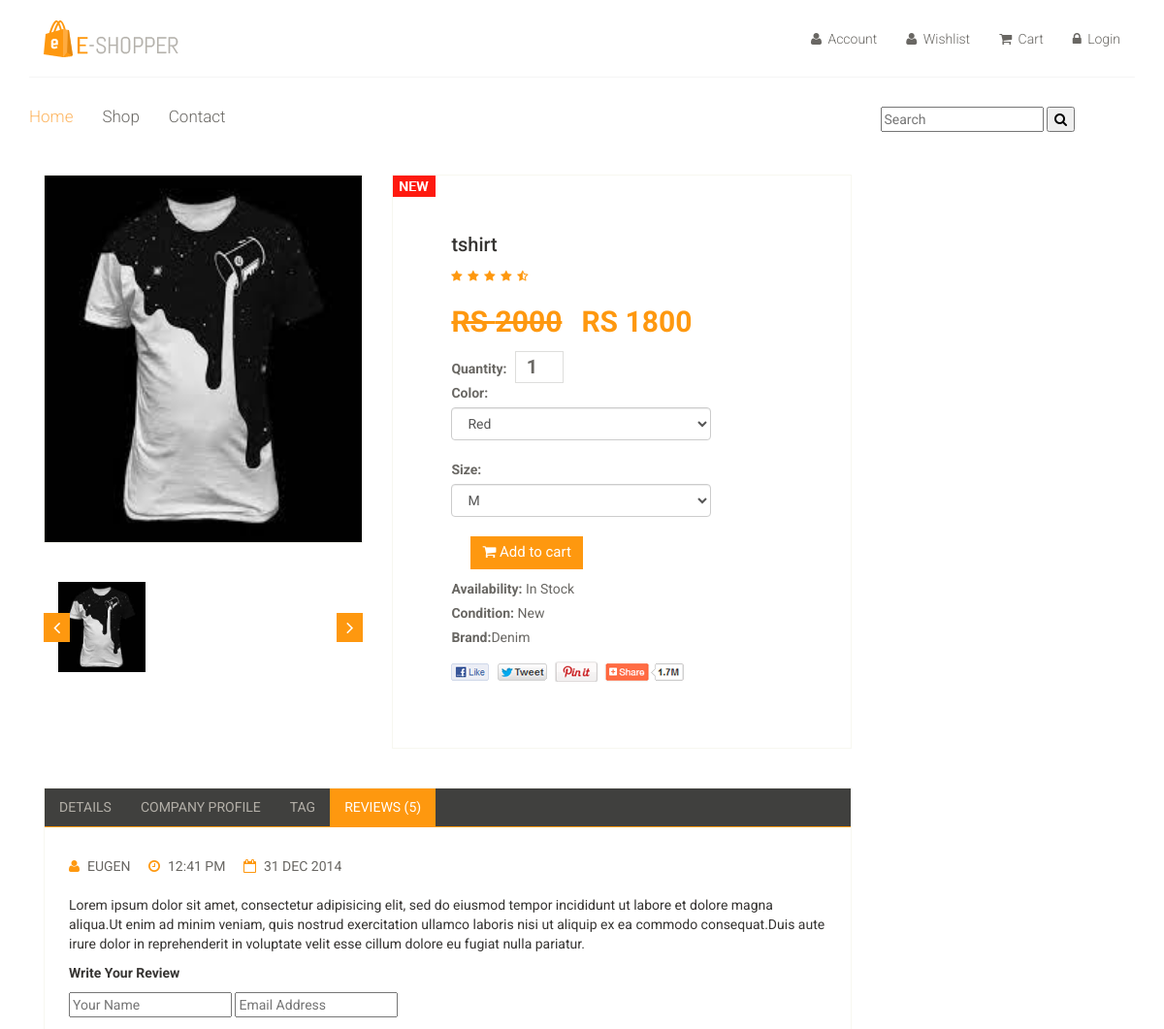
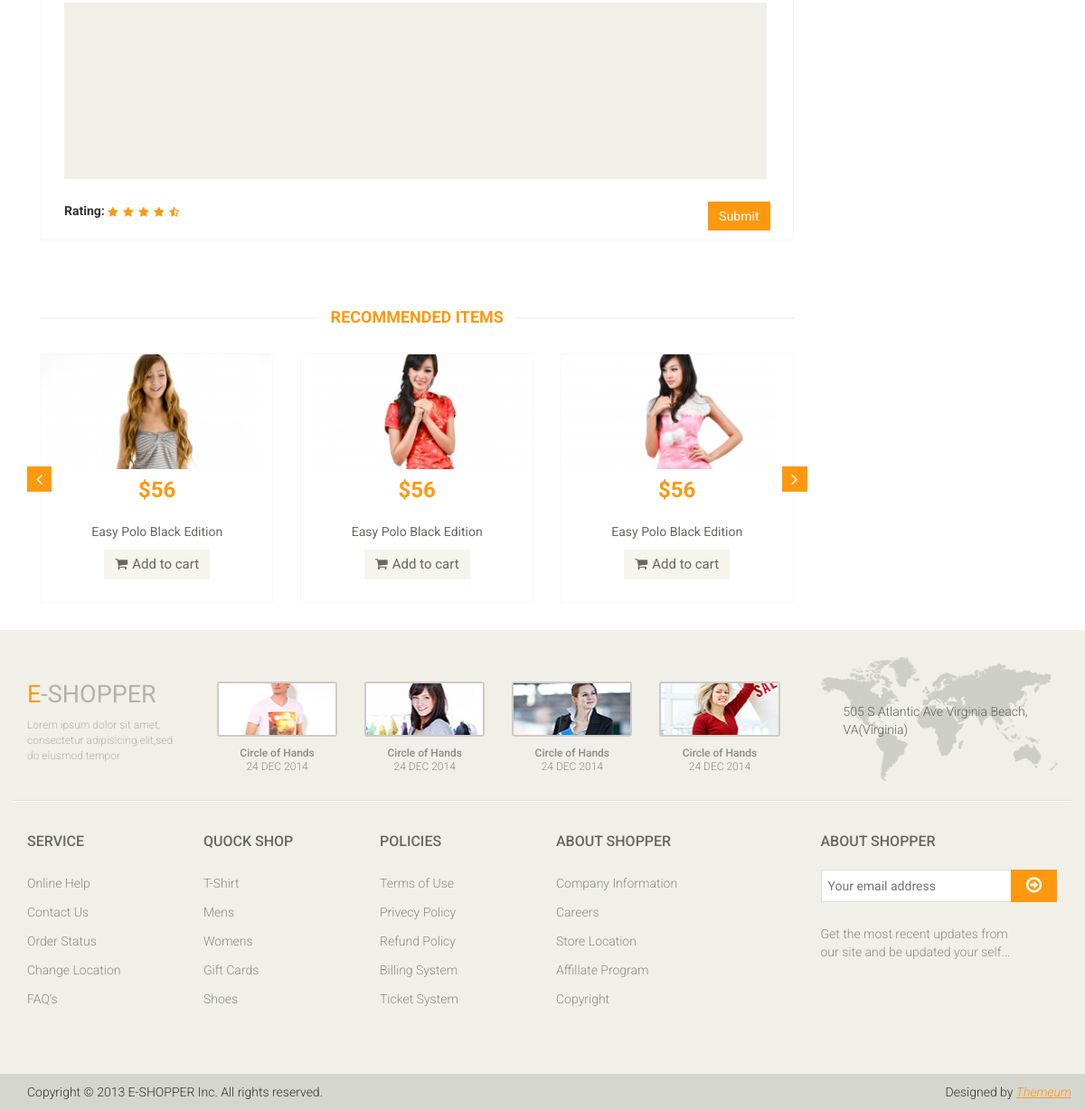
The page /product/6/ on the database its author committed (2 pictures, top to bottom).
### mainApp/models.py (models this page shows, shortened)
class Product(models.Model):
    name= models.CharField(max_length=50)
    desc= models.TextField()
    stock=models.BooleanField(default=False)
    category=models.ForeignKey(Category,on_delete=models.CASCADE)
    brand=models.ForeignKey(Brand,on_delete=models.CASCADE)
    seller=models.ForeignKey(Seller,on_delete=models.CASCADE)
    basePrice=models.IntegerField()
    discount=models.IntegerField(default=0,null=True,blank=True)
    finalPrice=models.IntegerField(default=0,null=True,blank=True)
    red= models.BooleanField(default=False,null=True,blank=True)
    green= models.BooleanField(default=False,null=True,blank=True)
    black= models.BooleanField(default=False,null=True,blank=True)
    white= models.BooleanField(default=False,null=True,blank=True)
    pink= models.BooleanField(default=False,null=True,blank=True)
    xs= models.BooleanField(default=False,null=True,blank=True)
    s= models.BooleanField(default=False,null=True,blank=True)
    l= models.BooleanField(default=False,null=True,blank=True)
    m= models.BooleanField(default=False,null=True,blank=True)
    xl= models.BooleanField(default=False,null=True,blank=True)
    xl= models.BooleanField(default=False,null=True,blank=True)
    img1= models.ImageField(upload_to='images/',default=None,null=True,blank=True)
    img2= models.ImageField(upload_to='images/',default=None,null=True,blank=True)
    img3= models.ImageField(upload_to='images/',default=None,null=True,blank=True)
    img4= models.ImageField(upload_to='images/',default=None,null=True,blank=True)
    img5= models.ImageField(upload_to='images/',default=None,null=True,blank=True)
    date=models.DateTimeField(auto_now=True)

class Brand(models.Model):
    name=models.CharField(max_length=50)

### mainApp/views.py (the view, shortened to what this page needs)
# urls.py: path('product/<int:num>/',views.productDetails),
def productDetails(request,num):
    p=Product.objects.get(id=num)
    return render(request, "product-details.html",
                  {
                      "Product":p,
                  })

### mainApp/templates/product-details.html (shortened to what this page needs)
{% extends 'index.html' %}
{% load static %}
{% block body %}
	<section>
		<div class="container">
			<div class="row">
				<div class="col-sm-9 padding-right">
					<div class="product-details">
						<div class="col-sm-5">
							<div class="view-product">
								<img src="{{Product.img1.url}}" alt="" />
							</div>
							<div id="similar-product" class="carousel slide" data-ride="carousel">
								    <div class="carousel-inner">
										<div class="item active">
											{% if Product.img1 %}
										  <a href=""><img src="{{Product.img1.url}}" height="90px" width="90px" alt=""></a>
											{% endif %}
										</div>
									</div>
								  <a class="left item-control" href="#similar-product" data-slide="prev">
									<i class="fa fa-angle-left"></i>
								  </a>
								  <a class="right item-control" href="#similar-product" data-slide="next">
									<i class="fa fa-angle-right"></i>
								  </a>
							</div>
						</div>
						<div class="col-sm-7">
							<div class="product-information">
								<img src="{% static 'images/product-details/new.jpg" class="newarrival" alt="" />
								<h2>{{Product.name}}</h2>
								<img src="{% static 'images/product-details/rating.png' %}" alt="" />
								<br>
								<span>
									<span><s>RS {{Product.basePrice}}</s></span>
									<span>RS {{Product.finalPrice}}</span>
									<form method="post" >
									<label>Quantity:</label>
									<input name="q" type="number" value="1"/>
										<br>
										<label>Color:</label>
										<select class="form-control" name="color">
											{% if Product.red %}
											<option value="red">Red</option>
											{% endif %}
										</select>
										<br>
										<label>Size:</label>
										<select class="form-control" name="size">
											{% if Product.m %}
											<option value="m">M</option>
											{% endif %}
										</select>
										<br>
									<button type="submit" class="btn btn-fefault cart">
										<i class="fa fa-shopping-cart"></i>
										Add to cart
									</button>
								</span>
								<p><b>Availability:</b> In Stock</p>
								<p><b>Condition:</b> New</p>
								<p><b>Brand:</b>{{Product.brand.name}}</p>
								<a href=""><img src="{% static 'images/product-details/share.png" class="share img-responsive"  alt="" /></a>
							</div>
						</div>
					</div>
					<div class="category-tab shop-details-tab">
						<div class="col-sm-12">
							<ul class="nav nav-tabs">
								<li><a href="#details" data-toggle="tab">Details</a></li>
								<li><a href="#companyprofile" data-toggle="tab">Company Profile</a></li>
								<li><a href="#tag" data-toggle="tab">Tag</a></li>
								<li class="active"><a href="#reviews" data-toggle="tab">Reviews (5)</a></li>
							</ul>
						</div>
						<div class="tab-content">
							<div class="tab-pane fade active in" id="reviews" >
								<div class="col-sm-12">
									<ul>
										<li><a href=""><i class="fa fa-user"></i>EUGEN</a></li>
										<li><a href=""><i class="fa fa-clock-o"></i>12:41 PM</a></li>
										<li><a href=""><i class="fa fa-calendar-o"></i>31 DEC 2014</a></li>
									</ul>
									<p>Lorem ipsum dolor sit amet, consectetur adipisicing elit, sed do eiusmod tempor incididunt ut labore et dolore magna aliqua.Ut enim ad minim veniam, quis nostrud exercitation ullamco laboris nisi ut aliquip ex ea commodo consequat.Duis aute irure dolor in reprehenderit in voluptate velit esse cillum dolore eu fugiat nulla pariatur.</p>
									<p><b>Write Your Review</b></p>
									<form action="#">
										<span>
											<input type="text" placeholder="Your Name"/>
											<input type="email" placeholder="Email Address"/>
										</span>
										<textarea name="" ></textarea>
										<b>Rating: </b> <img src="{% static 'images/product-details/rating.png' %}" alt="" />
										<button type="button" class="btn btn-default pull-right">
											Submit
										</button>
									</form>
								</div>
							</div>
						</div>
					</div>
					<div class="recommended_items">
						<h2 class="title text-center">recommended items</h2>
						<div id="recommended-item-carousel" class="carousel slide" data-ride="carousel">
							<div class="carousel-inner">
								<div class="item active">
									<div class="col-sm-4">
										<div class="product-image-wrapper">
											<div class="single-products">
												<div class="productinfo text-center">
													<img src="{% static 'images/home/recommend1.jpg' %}" alt="" />
													<h2>$56</h2>
													<p>Easy Polo Black Edition</p>
													<button type="button" class="btn btn-default add-to-cart"><i class="fa fa-shopping-cart"></i>Add to cart</button>
												</div>
											</div>
										</div>
									</div>
									<div class="col-sm-4">
										<div class="product-image-wrapper">
											<div class="single-products">
												<div class="productinfo text-center">
													<img src="{% static 'images/home/recommend2.jpg' %}" alt="" />
													<h2>$56</h2>
													<p>Easy Polo Black Edition</p>
													<button type="button" class="btn btn-default add-to-cart"><i class="fa fa-shopping-cart"></i>Add to cart</button>
												</div>
											</div>
										</div>
									</div>
									<div class="col-sm-4">
										<div class="product-image-wrapper">
											<div class="single-products">
												<div class="productinfo text-center">
													<img src="{% static 'images/home/recommend3.jpg' %}" alt="" />
													<h2>$56</h2>
													<p>Easy Polo Black Edition</p>
													<button type="button" class="btn btn-default add-to-cart"><i class="fa fa-shopping-cart"></i>Add to cart</button>
												</div>
											</div>
										</div>
									</div>
								</div>
							</div>
							 <a class="left recommended-item-control" href="#recommended-item-carousel" data-slide="prev">
								<i class="fa fa-angle-left"></i>
							  </a>
							  <a class="right recommended-item-control" href="#recommended-item-carousel" data-slide="next">
								<i class="fa fa-angle-right"></i>
							  </a>
						</div>
					</div>
				</div>
			</div>
		</div>
	</section>
{% endblock %}

### rows shown on the page
Product: img1 (picture), name "tshirt", basePrice "2000", finalPrice "1800", color "Red", size "M", brand.name "Denim"
